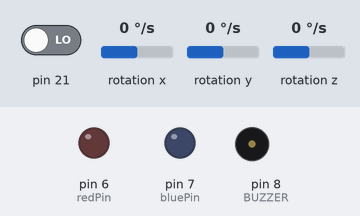
A sketch run on a simulated Arduino Uno, built for the host (arithmetic inside an expression is 32-bit, double 64-bit). On the bench: output pins drawn as LEDs (lit = HIGH), buzzer (waves = sounding). The inputs (shaded band) are chosen by the test bench; at power-on: rotation z 0 °/s, pin 21 LOW, rotation x 0 °/s, rotation y 0 °/s.

Above: at 1.2 s.
1.3 s: rotation z set to -28 °/s
2.8 s: rotation z set to -33 °/s
At 3.7 s:
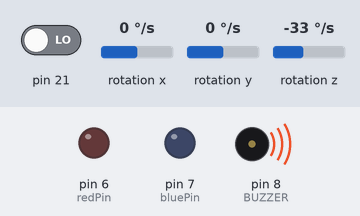
5.8 s: rotation z set to 0 °/s
At 6.7 s:
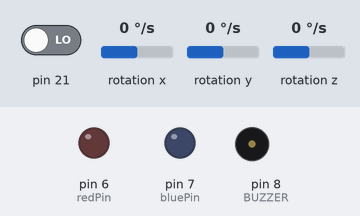
Timing chart, 0 to 8.8 s (numbered marks = the images above; inputs shaded):
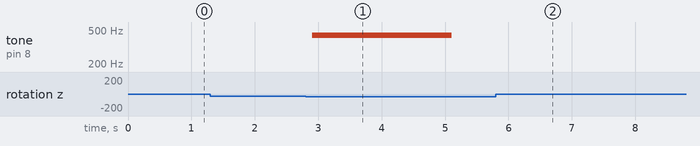

Measured:
- the behaviour switches between -30 and -31 °/s on rotation z (found by bisection; images 0 and 1)
- after the input at 1.3 s, every drawn part: stays the same
- after the input at 2.8 s, tone on pin 8 (BUZZER): silent → 432 Hz after 0.11 s, → silent 2.2 s later
- after the input at 5.8 s, tone on pin 8 (BUZZER): stops changing and stays silent

The sketch:

Gyro.ino
```cpp
#include "CurieIMU.h"

int BUZZER = 8 ;// setting controls the digital IO foot buzzer
int redPin = 6;
int bluePin = 7;
unsigned int count = 0;
int sum = 0;
const int buttonPin = 2;
int buttonState = 0;
int flag = 0;

void print_z(int gz, int sum) {
  Serial.print(gz);
  Serial.print("\t");
  Serial.print(sum);
  Serial.println("");
}
void buzzer(void) {
  if (flag) {
    digitalWrite(redPin, HIGH);
      digitalWrite(redPin, LOW);
      flag = 0;
  } else {
    digitalWrite(bluePin, HIGH);
      digitalWrite(bluePin, LOW);
      flag = 1;
  }
      digitalWrite (BUZZER, HIGH) ;// send voice
      delay (1) ;// Delay 1ms
      digitalWrite (BUZZER, LOW) ;// do not send voice
      delay (1) ;// delay ms

      // edwe
}

void setup() {
  //Serial.begin(9600); // initialize //Serial communication
  //while (!Serial);    // wait for the //Serial port to open

  // initialize device
  //Serial.println("Initializing IMU device...");
  CurieIMU.begin();
  pinMode (BUZZER, OUTPUT) ;

  // Set the accelerometer range to 250 degrees/second
  CurieIMU.setGyroRange(250);
  pinMode(redPin, OUTPUT);
pinMode(bluePin, OUTPUT);
 pinMode(buttonPin, INPUT);
 attachInterrupt(buttonPin,up,RISING); // digital pin 2 // up
}

void up() {
  CurieIMU.begin();
  CurieIMU.setGyroRange(250);
  count = 0;
    sum = 0;
}
void loop() {

  float gx, gy, gz; //scaled Gyro values
   // delay(100);                  // waits for a second
  if (sum < -1500) {
    // nazel
    while (sum < -500) {
        buzzer();
      CurieIMU.readGyroScaled(gx, gy, gz);
      if (! (abs(gz) <= 30))
        sum += gz;
      //print_z(gz, sum);
    }
    //buzzer();
    delay(1000);
    up();
  } else if (sum <= -300) {
    // nazel
  }
  // read gyro measurements from device, scaled to the configured range
  CurieIMU.readGyroScaled(gx, gy, gz);

  // display tab-separated gyro x/y/z values
  if (! (abs(gz) <= 30))
    sum += gz;
  if (abs(gx) >= 40 || abs(gy) >= 40 || abs(gz) >= 40) {
    //buzzer();

  }
  //print_z(gz, sum);
}
```
